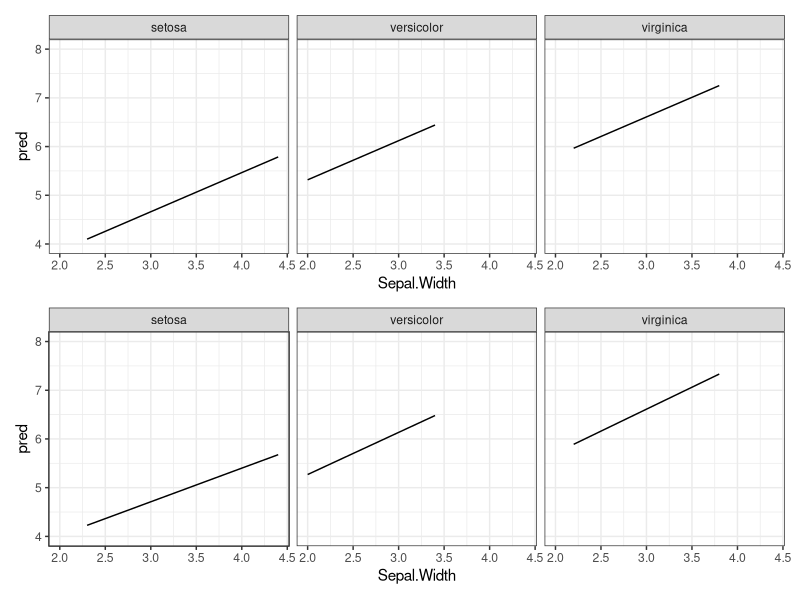

Reproduce this figure in R.
## ---- chunk 1
head(iris)
## ---- chunk 2
#| fig-width: 8
#| fig-height: 6
#| fig-cap: The upper figure show the outcome of the linear regression assumes no interaction between width and species. The bottom figure show the outcome of the linear regression assumes interaction between width and species.

library(patchwork)
library(ggplot2)
library(dplyr)


## no interaction between width and species assumption
lm1  <- lm(Sepal.Length ~ Sepal.Width + Species, data=iris)

p1 <- iris |> 
  mutate(pred = predict(lm1)) |> 
  ggplot(aes(x = Sepal.Width, y = pred))+
  geom_line()+
  facet_wrap(~Species)+
  theme_bw()+
  scale_y_continuous(limits = c(4,8))

## interaction between width and species assumption
lm2  <- lm(Sepal.Length ~ Sepal.Width*Species, data=iris)

p2 <- iris |> 
  mutate(pred = predict(lm2)) |> 
  ggplot(aes(x = Sepal.Width, y = pred))+
  geom_line()+
  facet_wrap(~Species)+
  theme_bw()+
  scale_y_continuous(limits = c(4,8))

p1/
  p2
